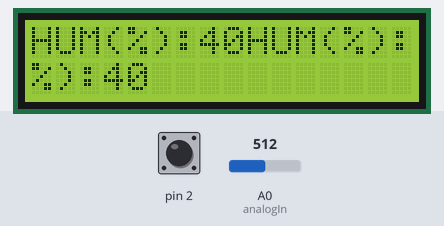
The sketch below on a simulated Arduino Uno, built with avr-gcc and run on an emulated ATmega328P. Parts: 16×2 character LCD. The test bench sets the inputs (shaded band); at power-on: pin 2 LOW, A0 (analogIn) = 512.

Above: at 1.2 s.
1.3 s: pin 2 driven HIGH
At 2.6 s:
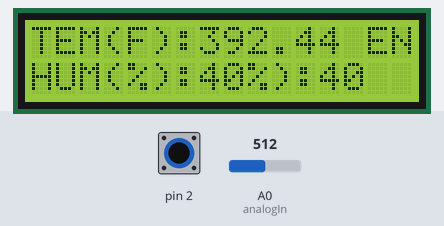
2.9 s: A0 (analogIn) set to 716
At 4.1 s:
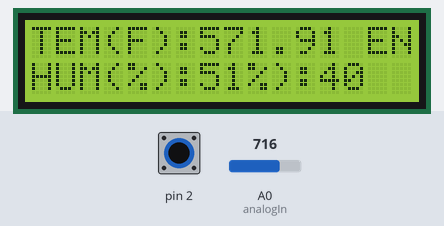
4.5 s: A0 (analogIn) set to 900
At 5.3 s:
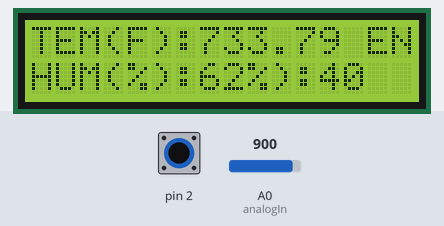
6.1 s: A0 (analogIn) set to 1023
At 6.5 s:
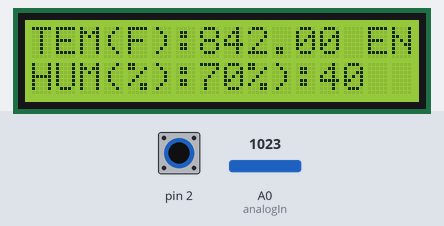
7.7 s: pin 2 pulsed LOW 5 times (0.12 s each, 0.3 s apart)
At 10.0 s:
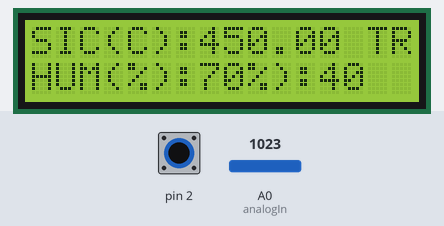
10.7 s: A0 (analogIn) set to 131
At 11.1 s:
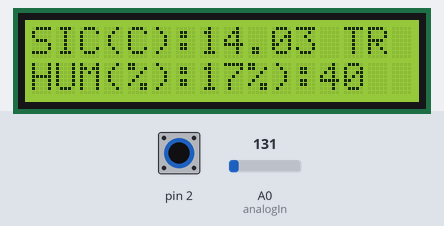
12.3 s: A0 (analogIn) set to 111
Timing chart, 0 to 14.9 s (numbered marks = the images above; inputs shaded):
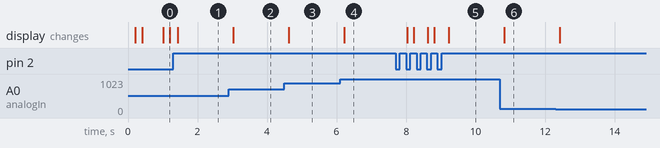

The sketch:

TEMP+HUM+SW_TCH.ino
```cpp
#include <Wire.h>
#include <LiquidCrystal_I2C.h>

LiquidCrystal_I2C lcd(34, 16, 2);

float value;
const int analogIn = A0;
int humiditysensorOutput = 0;
// Defining Variables
int RawValue= 0;
double Voltage = 0;
double tempC = 0;
double tempF = 0;
int buttonNew;
int buttonState=0;
int lastbuttonvalue=0;
char LCD_LANGUAGE = 'E';
unsigned long lastUpdateTime = 0; // last time readings were updated
unsigned long updateInterval = 200; // update interval in milliseconds
boolean isturkish = false;

void setup(){
     lcd.init();
     lcd.backlight();
     Serial.begin(9600);
     pinMode(A0, INPUT);
  	 pinMode(2, INPUT);
}

void loop(){
    buttonNew = digitalRead(2);
	RawValue = analogRead(analogIn);
    Voltage = (RawValue / 1023.0) * 5000; // 5000 to get millivots.
    tempC = (Voltage-500) * 0.1; // 500 is the offset
    tempF = (tempC * 1.8) + 32; // convert to F
    humiditysensorOutput = analogRead(A0);

   if (lastbuttonvalue==0 && buttonNew==1) {
    isturkish = !isturkish;
     if (isturkish){
       LCD_LANGUAGE = 'E';
     }
     else if(!isturkish  ){
       LCD_LANGUAGE = 'T';
     }
   }
    lastbuttonvalue=buttonNew;
  unsigned long currentTime = millis();

  if (currentTime - lastUpdateTime >= updateInterval) {
    updateReadings();
    lastUpdateTime = currentTime;
  }
}
void updateReadings() {

  if (isturkish && LCD_LANGUAGE == 'E' ) {
    lcd.setCursor(0,0);
	lcd.print("TEM(F):" );
  	lcd.print(tempF);
    lcd.print(" EN " );
    lcd.setCursor(0,1);
  } else if (!isturkish && LCD_LANGUAGE == 'T' ) {
    lcd.setCursor(0,0);
    lcd.print("SIC(C):");
    lcd.print(tempC);
    lcd.print(" TR ");
    lcd.setCursor(0,1);
  }

    humiditysensorOutput = analogRead(A0);
	lcd.print("HUM(%):"); // Printing out Humidity Percentage
    lcd.print(map(humiditysensorOutput, 0, 1023, 10, 70));

}
```

Measured:
- after the input at 1.3 s, the display: changes after 0.13 s (image 1)
- after the input at 2.9 s, the display: changes after 0.13 s (image 2)
- after the input at 4.5 s, the display: changes after 0.13 s (image 3)
- after the input at 6.1 s, the display: changes after 0.13 s (image 4)
- after the input at 7.7 s, the display: changes after 0.33 s (image 5)
- after the input at 10.7 s, the display: changes after 0.13 s (image 6)
